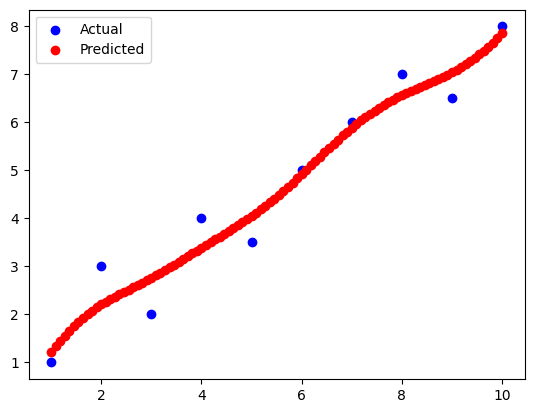

Generate this figure with Python:
import numpy as np
import matplotlib.pyplot as plt
from sklearn.linear_model import LinearRegression
def guassian_kernel(x,x_query,tau):
  return np.exp(-(x-x_query)**2/(2*tau**2))
def locally_weighted_regression(x,y,x_query,tau):
  x_b=np.c_[np.ones(len(x)),x]
  x_query_b=np.array([1,x_query])
  w=np.diag(guassian_kernel(x,x_query,tau))
  theta=np.linalg.inv(x_b.T@w@x_b)@x_b.T@w@y
  return x_query_b@theta
x=np.array([1,2,3,4,5,6,7,8,9,10])
y=np.array([1,3,2,4,3.5,5,6,7,6.5,8])
x_b=np.c_[np.ones(len(x)),x]
x_query=np.linspace(1,10,100)
tau=1.0
y_lwr=np.array([locally_weighted_regression(x,y,x_q,tau) for x_q in x_query])
plt.scatter(x,y,color='blue',label='Actual')
plt.scatter(x_query,y_lwr,color='red',label='Predicted')
plt.legend()
plt.show()  
